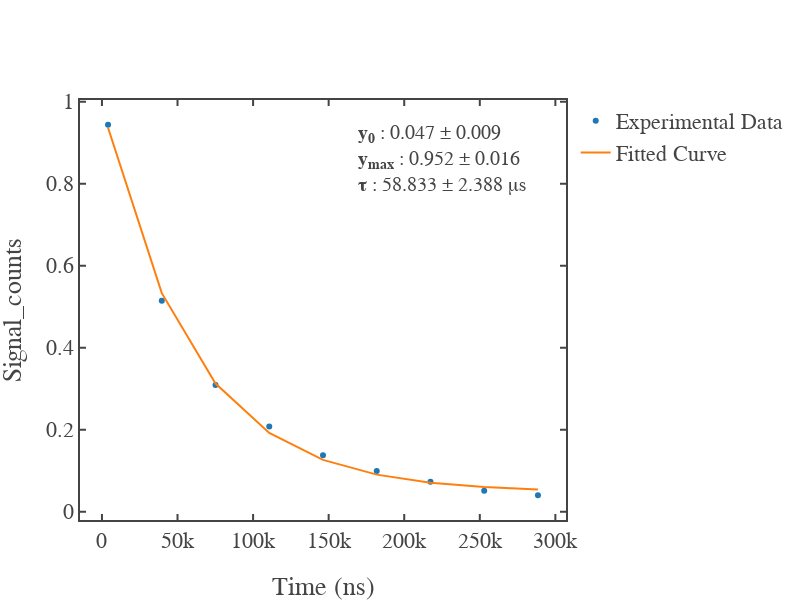

Source (notebook cell):
### Code cell
# saving Data and Images in the mentined folder 
## KEEP 'r' as given before Directory name or use "C:\\Users\...."
directory_name = r"C:\Users\Administrator\Desktop\Lifetime_Measurement\Exp_Data"
image_directory_name = r"C:\Users\Administrator\Desktop\Lifetime_Measurement\Images"
file_name ='red_15percent'
total_path_image = replace_space(image_directory_name+file_name)

file_name = replace_space(file_name)
directory_name = replace_space(directory_name)
contents = np.array([xOld,yOld])
file_save(directory_name,file_name,contents) #saving the file 

# Plotting the Fitted Curve
fig = go.Figure()
fig.add_scatter(x=x_old,y=y_old,mode='markers',name='Experimental Data' )
fig.add_scatter(x=xNew,y=yNew,mode='lines',name='Fitted Curve') 
fig.update_layout(template = fig_template)
fig.update_xaxes(title_text = "Time (ns)"); fig.update_yaxes(title_text = "Signal_counts")
fig.add_annotation(
    xref="x domain", yref="y domain",align = "left",
    x=0.95, y=0.95,
    text=f"<b>y<sub>0</sub></b> : {np.round(coefficient[-3],3)} &plusmn; {np.round(error_bars[-3],3)}\
    <br><b>y<sub>max</sub></b> : {np.round(coefficient[-2],3)} &plusmn; {np.round(error_bars[-2],3)}\
    <br><b>\u03C4</b> : {np.round(coefficient[-1]/1e3,3)} &plusmn; {np.round(error_bars[-1]/1e3,3)} &mu;s",
    showarrow=False,
    font_family="Times New Roman",font_size=20
)
fig.write_html(total_path_image+".html")
fig.show()

### Figure 1 — Plotly figure (JSON) as saved in the notebook; plotly's stock layout.template omitted (floating-point values rounded to 4 significant figures)
{"data": [{"mode": "markers", "name": "Experimental Data", "type": "scatter", "x": [4032, 39590.0, 75140.0, 110700.0, 146300.0, 181800.0, 217400.0, 252900.0, 288500.0], "y": [0.9439, 0.5146, 0.3094, 0.2077, 0.1377, 0.09922, 0.07316, 0.05154, 0.0403]}, {"mode": "lines", "name": "Fitted Curve", "type": "scatter", "x": [4032, 39590.0, 75140.0, 110700.0, 146300.0, 181800.0, 217400.0, 252900.0, 288500.0], "y": [0.9364, 0.5332, 0.3128, 0.1924, 0.1266, 0.09062, 0.07097, 0.06024, 0.05437]}], "layout": {"annotations": [{"align": "left", "font": {"family": "Times New Roman", "size": 20}, "showarrow": false, "text": "<b>y<sub>0</sub></b> : 0.047 &plusmn; 0.009    <br><b>y<sub>max</sub></b> : 0.952 &plusmn; 0.016    <br><b>τ</b> : 58.833 &plusmn; 2.388 &mu;s", "x": 0.95, "xref": "x domain", "y": 0.95, "yref": "y domain"}], "height": 600, "width": 800, "xaxis": {"autorange": true, "range": [-14530.0, 307000.0], "title": {"text": "Time (ns)"}, "type": "linear"}, "yaxis": {"autorange": true, "range": [-0.02006, 1.004], "title": {"text": "Signal_counts"}, "type": "linear"}}}
